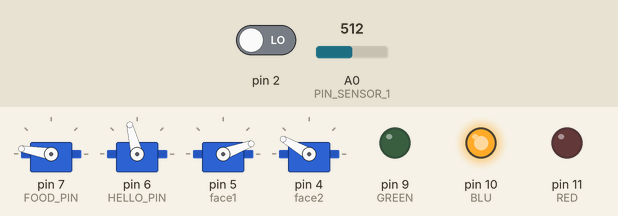
Bench run of a sketch on a simulated Arduino Uno, built with avr-gcc and run on an emulated ATmega328P. Shown: 4 × servo, output pins drawn as LEDs (lit = HIGH). Inputs (shaded band) come from the test bench; at power-on: pin 2 LOW, A0 (PIN_SENSOR_1) = 512. The audio player accepts every command and is not drawn.

Above: at 4.2 s.
4.3 s: pin 2 driven HIGH
At 5.34 s:
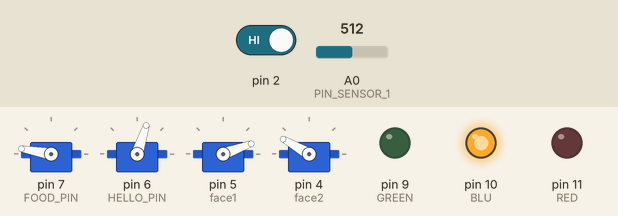
7.3 s: A0 (PIN_SENSOR_1) set to 448
At 7.46 s:
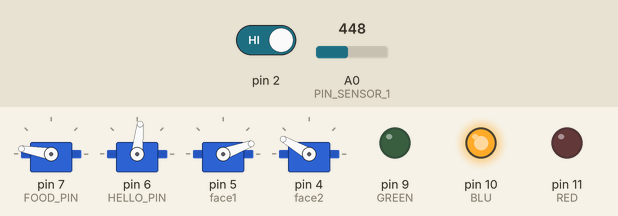
10.3 s: A0 (PIN_SENSOR_1) set to 428
13.3 s: A0 (PIN_SENSOR_1) set to 374
16.3 s: A0 (PIN_SENSOR_1) set to 354
19.3 s: A0 (PIN_SENSOR_1) set to 316
22.3 s: A0 (PIN_SENSOR_1) set to 293
Timing chart, 0 to 26.3 s (numbered marks = the images above; inputs shaded):
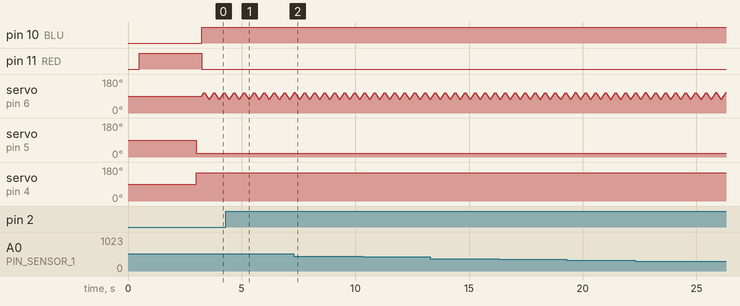

The sketch:

Gonzalo_Secondary.ino
```cpp
/*
 * Angelo Falci
 * Emanuele Schiavon
 * Valentina Favaro
 * Julian Gallego
 * Soheil Ghanbari
 */
#include <Servo.h>
#include <DFRobotDFPlayerMini.h>7
#include <SoftwareSerial.h>
#include "Arduino.h"
#include "SoftwareSerial.h"
#include "DFRobotDFPlayerMini.h"

//HAND WITH FOOD
#define FOOD_PIN 7
#define PIN_SENSOR_1 A0
#define PIN_SENSOR_2 A1
#define PIN_SENSOR_3 A2
Servo foodHand;
int positionFoodHand;
long foodTime;
long rechargeFoodTime;//when food hand moved then it doesn't work for a while
boolean foodMoveFast;
boolean resetFoodHand;
//boolean foodMoveFastActive;
int oldValue[10];
int newValue;
boolean activeFoodHand;

//HELLO HAND
#define HELLO_PIN 6
Servo helloHand;
int positionHelloHand;
long helloTime;
long helloInterval;
int helloDirection;
long rechargeHi;
boolean enter;

//eyes
#define GREEN 9
#define BLU 10
#define RED 11

//speak
SoftwareSerial mySoftwareSerial(12, 13); // RX, TX
DFRobotDFPlayerMini myDFPlayer;
int enterCount;

//face
#define face1 5
#define face2 4
Servo eyeBrown, mustache;
long mustacheTime;
long mustacheDirection;
long mustacheInterval;
int mustachePosition;

//Pause
boolean sleep;

void setup() {
  //HAND WITH FOOD
  positionFoodHand=170;
  foodHand.attach(FOOD_PIN);
  foodHand.write(positionFoodHand);
  foodMoveFast=false;
  resetFoodHand=false;
  foodTime=0;
  rechargeFoodTime=0;
  activeFoodHand=false;
  for(int i=0;i<10;i++)
  {
    oldValue[i]=analogRead(PIN_SENSOR_1);
    delay(50);
  }
  //HELLO HAND
  positionHelloHand=90;
  helloHand.attach(HELLO_PIN);
  helloHand.write(positionHelloHand);
  helloTime=0;
  helloInterval=0;
  helloDirection=0;
  rechargeHi=0;
  enter=false;
  //eye setup
  pinMode(GREEN, OUTPUT);
  pinMode(BLU, OUTPUT);
  pinMode(RED, OUTPUT);
  blueEye();
  //Set up mustache
  eyeBrown.attach(face1);
  mustache.attach(face2);
  eyeBrown.write(90);
  mustache.write(90);
  mustacheTime=-3000;
  mustacheDirection=0;
  mustacheInterval=0;
  mustachePosition=90;
  sadMustache();
  delay(2000);
  helloHand.detach();
  eyeBrown.detach();
  mustache.detach();
  foodHand.detach();
  helloTime=millis();
  //Body Arduino send in pin 2 the signal when a person is detected in front of it
  pinMode(2, INPUT);
  //Set up the DF Player
  mySoftwareSerial.begin(9600);
  enterCount=0;
  //Serial.begin(115200);

  if (!myDFPlayer.begin(mySoftwareSerial)) {  //Use softwareSerial to communicate with mp3.
    while(true);
  }
  myDFPlayer.volume(10);  //Set volume value. From 0 to 304
  sleep=false;
}

void loop() {
  checkDistance();
  moveHandFast();
  sayhi();
  laughMustache();
  sadMustache();
}
//Check if the signal of "near person" is activated or not
void checkDistance(){

    if(digitalRead(2)==HIGH)
    {
      //Serial.println("CIAO");
        helloTime=millis();
        activeFoodHand=true;
    }
}

//MOVE FAST THE HAND IF A PERSON TRY TO KEEP FOOD
//When someone try to keep food Gonzalo move hand, say "ahahah" and move mustache to laugh for about 2 second,
//and then his hand return in the original position
void moveHandFast()
{

  //Serial.println(foodMoveFast);
  long diff=millis()-rechargeFoodTime;
  if(foodMoveFast==false && millis()-foodTime>=200 && diff>0)
  {
    double maxL=0;
    for(int i=0;i<10;i++)
      if(oldValue[i]>maxL)
        maxL=oldValue[i];
    double diff=((double)newValue-(double)maxL)/((double)maxL)*100;
    newValue=analogRead(PIN_SENSOR_1);

    /*Serial.print("FOTO=");
    Serial.print(newValue);
    Serial.print(" - ");
    Serial.println(maxL);
    Serial.print("DIF=");
    Serial.println(diff);*/

    if(diff<-15 && activeFoodHand==true)
    {//A person is trying to take food
      foodMoveFast=true;
      activeFoodHand=false;
      redEye();
    }
    else
    {
      for(int i=0;i<9;i++)
        oldValue[i]=oldValue[i+1];
      oldValue[9]=newValue;
    }
    foodTime=millis();
  }
  if(foodMoveFast==true)
  {

      if(helloHand.attached())
        helloHand.detach();

      rechargeHi=millis()+5000; //After move hand fast Gonzalo don't say hi for a while
      foodHand.attach(FOOD_PIN);
      for(int i=170;i>120;i=i-3)
      {
        foodHand.write(i);
        delay(15);
      }
      foodHand.detach();
      speak("fun");
      mustacheTime=millis();
      foodMoveFast=false;
      resetFoodHand=true;
      foodTime=millis();
      rechargeFoodTime=millis()+10000;//After move hand fast Gonzalo don't move the food hand again for a while

  }
  if(resetFoodHand==true && rechargeFoodTime-millis()<5000)
  {
    for(int i=0;i<10;i++)
    {
      oldValue[i]=analogRead(PIN_SENSOR_1);
      delay(20);
    }
    foodHand.attach(FOOD_PIN);
      for(int i=120;i<170;i++)
      {
        foodHand.write(i);
        delay(20);
      }
      foodHand.detach();
      resetFoodHand=false;
    normalMustache();
    blueEye();
  }
}

//Robot say hi for 3 seconds when the body arduino give the signal
void sayhi()
{
  long diff=millis()-rechargeHi;
  if(millis()-helloTime<3000 && millis()-helloInterval>10 && helloTime!=0 && diff>0 && enter==false)
  {
    //Serial.println("sto salutando");
  if(!helloHand.attached() || sleep==true)
  {
    if(!helloHand.attached())
      helloHand.attach(HELLO_PIN);
    happyMustache();
    speak("hi");
    greenEye();
  }
  if(helloDirection==0)
    {
      positionHelloHand=positionHelloHand+2;
      if(positionHelloHand>=110)
      {
        helloDirection=1;
      }
    }
    else
    {
      positionHelloHand=positionHelloHand-2;
      if(positionHelloHand<=70)
      {
        helloDirection=0;
      }
    }
  helloHand.write(positionHelloHand);
  helloInterval=millis();
  }
  if(millis()-helloTime>=3000 && helloHand.attached() && sleep==false)
  {//detach the servo when Gonzalo not say hello

    if(helloHand.attached())
      helloHand.detach();
    rechargeHi=millis()+8000;
    enter=true;
  }
  if(millis()-helloTime>=5000 && sleep==false)
  {//detach the servo when Gonzalo not say hello
    blueEye();
  }
  if(millis()-helloTime<3000 && millis()-helloInterval>20 && helloTime!=0 && diff>0 && enter==true)
  {
    if(helloHand.attached())
      helloHand.detach();
      normalMustache();
    speak("enter");
    helloTime=millis()-3000;
    rechargeHi=millis()+5000;
    enter=false;
  }
}

void blueEye()
{
  digitalWrite(GREEN, LOW);
  digitalWrite(BLU, LOW);
  digitalWrite(RED, HIGH);
}
void redEye()
{
  digitalWrite(GREEN, HIGH);
  digitalWrite(BLU, LOW);
  digitalWrite(RED, LOW);
}
void greenEye()
{
  digitalWrite(GREEN, LOW);
  digitalWrite(BLU, HIGH);
  digitalWrite(RED, LOW);
}

//MANAGE ROBOT SPEAKING
void speak(String s)
{
  if(s=="enter")
  {
    if(enterCount==0)
      myDFPlayer.play(2);
    if(enterCount==1)
      myDFPlayer.play(5);
    if(enterCount==2)
      myDFPlayer.play(6);
    enterCount++;
    if(enterCount>2)
    enterCount=0;
  }
  if(s=="song")
  {
    myDFPlayer.play(1);
  }
  if(s=="hi")
  {
    myDFPlayer.play(3);
  }
  if(s=="fun")
  {
    myDFPlayer.play(4);
  }
}

//MANAGE EYEBROW AND MUSTACHE
void normalMustache()
{
  if(!eyeBrown.attached())
    eyeBrown.attach(face1);
  if(!mustache.attached())
    mustache.attach(face2);

  eyeBrown.write(90);
  mustache.write(90);
  delay(200);

  eyeBrown.detach();
  mustache.detach();
}

void happyMustache()
{
  if(!eyeBrown.attached())
    eyeBrown.attach(face1);
  if(!mustache.attached())
    mustache.attach(face2);

  eyeBrown.write(20);
  mustache.write(150);
  delay(200);

  eyeBrown.detach();
  mustache.detach();
}
//default position when there isn't anyone
//Gonzalo become sad when it doesn't interact with anyone for a while
void sadMustache()
{
  long dist1=millis()-helloTime;
  long dist2=millis()-rechargeFoodTime;
  if(!(dist1>10000 && dist2>0))
    sleep=false;
  if(dist1>10000 && dist2>0)
  {
    if(!mustache.attached())
      mustache.attach(face2);
    if(mustacheDirection==0)
    {
      mustachePosition=mustachePosition+1;
      if(mustachePosition>120)
        mustacheDirection=1;
    }
    else
    {
      mustachePosition=mustachePosition-1;
      if(mustachePosition<60)
        mustacheDirection=0;
    }
    mustache.write(mustachePosition);
    if(!helloHand.attached())
    {
      helloHand.attach(HELLO_PIN);
      normalMustache();
      speak("song");
      sleep=true;
    }
    if(helloDirection==0)
    {
      positionHelloHand=positionHelloHand+1;
      if(positionHelloHand>=110)
      {
        helloDirection=1;
      }
    }
    else
    {
      positionHelloHand=positionHelloHand-1;
      if(positionHelloHand<=70)
      {
        helloDirection=0;
      }
    }
    if(!helloHand.attached())
      helloHand.attach(HELLO_PIN);
    helloHand.write(positionHelloHand);
    delay(10);
  }
}
void laughMustache()
{
  if(millis()-mustacheTime<5000 && millis()-mustacheInterval>10)
  {
    if(!eyeBrown.attached())
    {
      eyeBrown.attach(face1);
      delay(10);
      eyeBrown.write(160);
    }
    if(!mustache.attached())
      mustache.attach(face2);
    if(mustacheDirection==0)
    {
      mustachePosition=mustachePosition+4;
      if(mustachePosition>120)
        mustacheDirection=1;
    }
    else
    {
      mustachePosition=mustachePosition-4;
      if(mustachePosition<60)
        mustacheDirection=0;
    }
    mustache.write(mustachePosition);
    mustacheInterval=millis();
  }
  if(millis()-mustacheTime>500)
  {
    if(eyeBrown.attached())
      eyeBrown.detach();
  }
  if(millis()-mustacheTime>5000)
  {
    if(mustache.attached())
      mustache.detach();
  }
}
```
